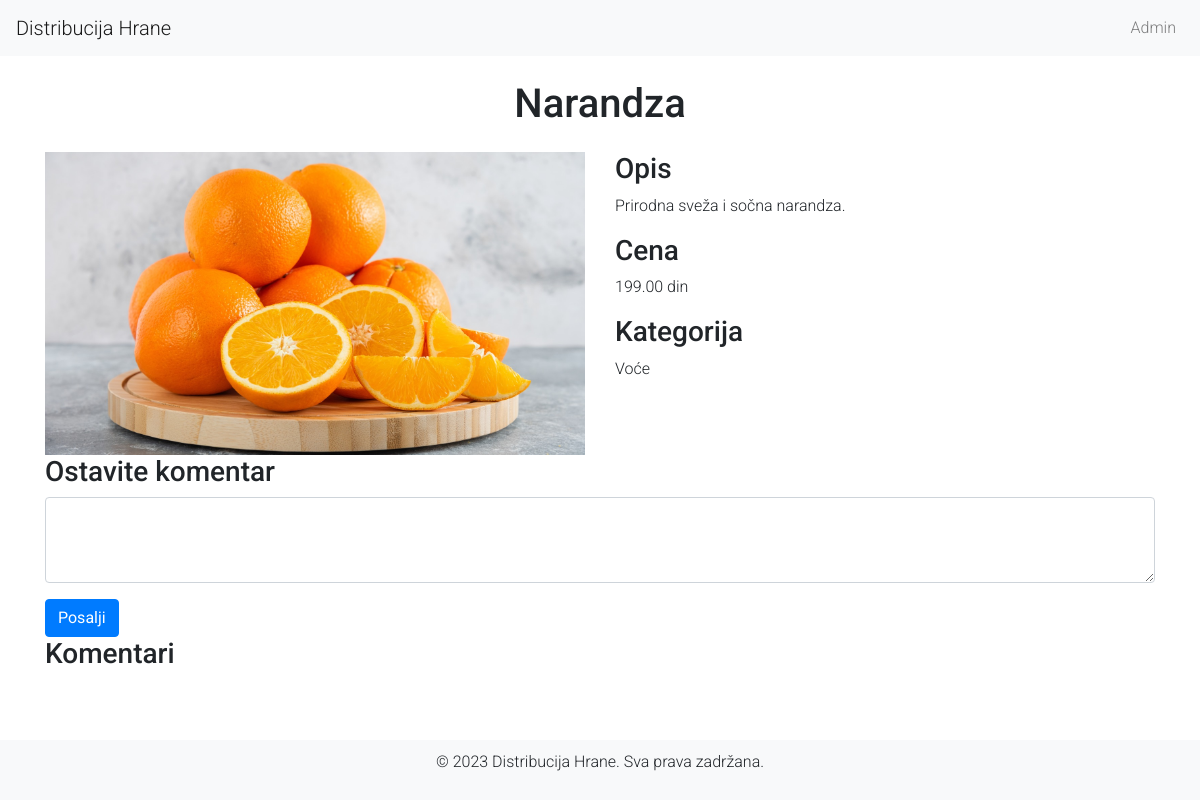
The page /proizvod.php?id=7 on the database its author committed.
### tables this page shows
CREATE TABLE `proizvodi` (
  `id` int(11) NOT NULL,
  `ime` varchar(100) NOT NULL,
  `opis` text,
  `cena` decimal(10,2) NOT NULL,
  `kategorija` varchar(50) DEFAULT NULL,
  `slika` varchar(255) DEFAULT NULL
);

### proizvod.php (the view, shortened to what this page needs)
<?php
include 'db_connect.php';
$id = $_GET['id'];
$sql = "SELECT * FROM proizvodi WHERE id = ?";
$stmt = $conn->prepare($sql);
$stmt->bind_param("i", $id);
$stmt->execute();
$result = $stmt->get_result();
$proizvod = $result->fetch_assoc();
?>
<!DOCTYPE html>
<html lang="en">
<head>
    <link href="https://stackpath.bootstrapcdn.com/bootstrap/4.5.2/css/bootstrap.min.css" rel="stylesheet">
    <link href="css/styles.css" rel="stylesheet">
</head>
<body>
    <nav class="navbar navbar-expand-lg navbar-light bg-light">
        <a class="navbar-brand" href="index.php">Distribucija Hrane</a>
        <div class="collapse navbar-collapse" id="navbarNav">
            <ul class="navbar-nav ml-auto">
                <li class="nav-item">
                    <a class="nav-link" href="login.php">Admin</a>
                </li>
            </ul>
        </div>
    </nav>
    <div class="container">
        <h1 class="my-4 text-center"><?php echo htmlspecialchars($proizvod['ime']); ?></h1>
        <div class="row">
            <div class="col-md-6">
                <img src="<?php echo htmlspecialchars($proizvod['slika']); ?>" class="img-fluid product-img" alt="<?php echo htmlspecialchars($proizvod['ime']); ?>">
            </div>
            <div class="col-md-6">
                <h3>Opis</h3>
                <p><?php echo htmlspecialchars($proizvod['opis']); ?></p>
                <h3>Cena</h3>
                <p><?php echo htmlspecialchars($proizvod['cena']); ?> din</p>
                <h3>Kategorija</h3>
                <p><?php echo htmlspecialchars($proizvod['kategorija']); ?></p>
            </div>
        </div>
        <div class="comment-box">
            <h3>Ostavite komentar</h3>
            <form method="post" action="proizvod.php?id=<?php echo $id; ?>">
                <div class="form-group">
                    <textarea class="form-control" name="komentar" rows="3" required></textarea>
                </div>
                <button type="submit" class="btn btn-primary">Posalji</button>
            </form>
        </div>
        <div class="comments">
            <h3>Komentari</h3>
        </div>
    </div>
    <footer>
        <p>&copy; 2023 Distribucija Hrane. Sva prava zadržana.</p>
    </footer>
</body>
</html>

### styles.css (style rules this page uses)
body { font-family: 'Roboto', sans-serif; font-weight: 300; }

### proizvod.php (style rules this page uses)
body { display: flex; flex-direction: column; min-height: 100vh; }
.container { flex: 1; }
footer { text-align: center; padding: 10px 0; background-color: #f8f9fa; }

### rows shown on the page
proizvodi: ime "Narandza", slika (picture), opis "Prirodna sveža i sočna narandza.", cena "199.00", kategorija "Voće"
